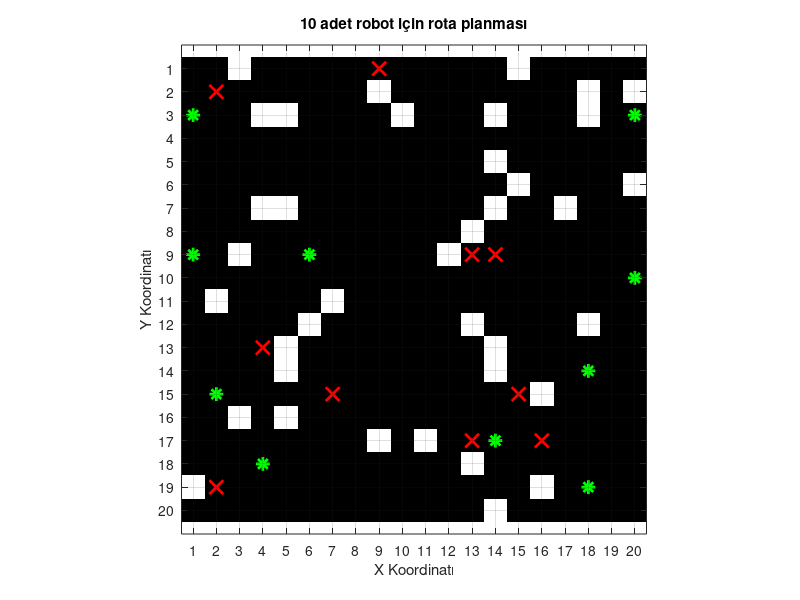

Reproduce this figure in MATLAB. (Note: this script raises an error after producing the figure.)

% Harita boyutlarını giriyorum
haritaBoyutu = [20, 20];
map = zeros(haritaBoyutu); % 0: boş alan, 1: engel

% Haritaya rastgele konumlu engeller ekliyorum
engelSayisi = 40;   % Engel sayısı
for i = 1:engelSayisi
    x = randi(haritaBoyutu(1));  % x ini rastgele alıyorum
    y = randi(haritaBoyutu(2));  % y sini rastgele alıyorum
    map(x, y) = 1; % Engel yerleştir
end

% 10 robot için başlangıç ve hedef noktaları belirliyorum
robotSayisi = 10;
baslangicPozisyonu = zeros(robotSayisi, 2); % 10x2 lik bir matris oluşturur ve her robotun başlangıç x y koordinatları tutulur
hedefPozisyon = zeros(robotSayisi, 2); % % 10x2 lik bir matris oluşturur ve her robotun hedef x y koordinatları tutulur

for i = 1 : robotSayisi
    % Rastgele başlangıç noktası belirliyorum ve engelin üzerinde mi diye
    % kontrol ediyorum 
    while true
        basNokta = [randi(haritaBoyutu(1)), randi(haritaBoyutu(2))];
        if map(basNokta(1), basNokta(2)) == 0
            baslangicPozisyonu(i, :) = basNokta;
            break;
        end
    end
    
    % Rastgele hedef noktası belirliyorum ve engelin üzerinde mi diye
    % kontol ediyorum
    while true
        hedefNokta = [randi(haritaBoyutu(1)), randi(haritaBoyutu(2))];
        if map(hedefNokta(1), hedefNokta(2)) == 0
            hedefPozisyon(i, :) = hedefNokta;
            break;
        end
    end
end

% Haritayı görselleştiriyorum
figure('Position', [100, 100, 1000, 1000]); % pencere oluşturuyorum
imagesc(map); colormap(gray); axis equal;
hold on;

% her robotun başlangıç ve hedef noktalarını çiziyorum
for j = 1:robotSayisi
    plot(baslangicPozisyonu(j, 2), baslangicPozisyonu(j, 1), '*g', 'MarkerSize', 10, 'LineWidth', 2); % Başlangıç
    plot(hedefPozisyon(j, 2), hedefPozisyon(j, 1), 'xr', 'MarkerSize', 10, 'LineWidth', 2); % Hedef
end

% Izgara görünümü ve başlık ekliyorum
grid on;
xticks(1 : haritaBoyutu(2));
yticks(1 : haritaBoyutu(1));
title('10 adet robot için rota planması');
xlabel('X Koordinatı');
ylabel('Y Koordinatı');

yollar = cell(1, robotSayisi); 
renkler = hsv(robotSayisi);  % yolların renklerin veriyorum

L = 0.5;  % Tekerlekler arasındaki mesafeyi giriyorum metre cinsinden
maxhiz = 0.05;  % maksimum hız degerim
maxIvme = 0.05;  % maksimum ivme degerim
yolSuresi = 50;  % robotların hareket süresini giriyorum

% Her robot için yol planlama
for j = 1 : robotSayisi
    yollar{j} = aStar(map, baslangicPozisyonu(j, :), hedefPozisyon(j, :));
end

% Hız profilleri ve tekerlek hızlarını hesaplıyorum
v = cell(1, robotSayisi);
w = cell(1, robotSayisi);
sol_hiz = cell(1, robotSayisi);  % Her robot için sol tekerlek hızlarını saklayacak
sag_hiz = cell(1, robotSayisi);  % Her robot için sağ tekerlek hızlarını saklayacak

for j = 1 : robotSayisi
    if ~isempty(yollar{j})
        % Hız profillerini oluşturuyorum
        [v{j}, w{j}] = hizProfiliniOlustur(baslangicPozisyonu(j, :), hedefPozisyon(j, :), maxhiz, maxIvme, yolSuresi);
        
        % Tekerlek hızlarını hesaplıyorum
        [sol_hiz{j}, sag_hiz{j}] = tekerlekHiziniHesapla(v{j}, w{j}, L);
    else
        disp(['Robot ', num2str(j), ' için bir yol bulunamadı.']);
    end
end

% Robotları aynı anda hareket ettirmek için animasyon simülasyonu
maxUzunluk = max(cellfun(@length, yollar)); % En uzun yolun uzunluğunu buluyorum
for n = 1:maxUzunluk
    for j = 1 : robotSayisi
        % Robotu güncelle
        if ~isempty(yollar{j}) && n <= length(yollar{j})
            % Robotun yolunu çiz
            plot(yollar{j}(n, 2), yollar{j}(n, 1), 'o', 'Color', renkler(j, :), 'MarkerSize', 5, 'LineWidth', 2);
        end
    end
    pause(0.5);
end

title('10 Robot için Yol Planlama');

% Her robotun hız profillerini tek bir grafikte gösteriyorum
figure('Position', [100, 100, 1200, 800]); 
hold on;

% Her robotun hız profilini çiz
for j = 1 : robotSayisi
    if ~isempty(v{j}) && ~isempty(w{j})
        plot(linspace(0, yolSuresi, 100), v{j}, 'DisplayName', ['Robot ', num2str(j), ' - Çizgisel Hız'], 'LineWidth', 2); % Doğrusal hız
        plot(linspace(0, yolSuresi, 100), w{j}, 'DisplayName', ['Robot ', num2str(j), ' - Açısal Hız'], 'LineWidth', 2); % Açısal hız
    end
end

% Grafik özelliklerini ayarlıyorum
title('Robotların Hız Profilleri');
xlabel('Zaman (saniye)');
ylabel('Hız (m/s veya rad/s)');
legend show;
grid on;
hold off;

% Astar fonksiyonu ile rotayı belirliyorum
function path = aStar(map, basNokta, hedefNokta)
    [rows, cols] = size(map);
    moves = [0 1; 1 0; 0 -1; -1 0]; % 4 komşu
    openList = struct('pos', basNokta, 'g', 0, 'h', yolMaliyetiHesapla(basNokta, hedefNokta), 'parent', []); 
    closedList = [];
    
    while ~isempty(openList)
        [~, idx] = min(arrayfun(@(x) x.g + x.h, openList));
        suanlik = openList(idx);
        if isequal(suanlik.pos, hedefNokta)
            path = yenidenYolYapimi(closedList, suanlik);
            return;
        end
        
        closedList = [closedList, suanlik];
        openList(idx) = [];
        
        for j = 1:size(moves, 1)
            komsuNokta = suanlik.pos + moves(j, :);
            if komsuNokta(1) < 1 || komsuNokta(1) > rows || ...
               komsuNokta(2) < 1 || komsuNokta(2) > cols || ...
               map(komsuNokta(1), komsuNokta(2)) == 1 || ...
               any(arrayfun(@(x) isequal(x.pos, komsuNokta), closedList))
                continue;
            end
            
            maliyet = suanlik.g + 1;
            acikMi = false;
            for j = 1:length(openList)
                if isequal(openList(j).pos, komsuNokta)
                    acikMi = true;
                    if maliyet < openList(j).g
                        openList(j).g = maliyet;
                        openList(j).parent = suanlik;
                    end
                    break;
                end
            end
            
            if ~acikMi
                openList = [openList, struct('pos', komsuNokta, 'g', maliyet, ...
                                             'h', yolMaliyetiHesapla(komsuNokta, hedefNokta), ...
                                             'parent', suanlik)];
            end
        end
    end
    
    path = [];
end

function h = yolMaliyetiHesapla(pozisyon, hedef)
    h = abs(pozisyon(1) - hedef(1)) + abs(pozisyon(2) - hedef(2)); 
end

function yol = yenidenYolYapimi(~, suanlik)
    yol = suanlik.pos;
    while ~isempty(suanlik.parent)
        suanlik = suanlik.parent;
        yol = [suanlik.pos; yol];
    end
end

function [v, w] = hizProfiliniOlustur(baslangicPozisyonu, hedefPozisyonu, maxhiz, maxIvme, yolSuresi)
    % Başlangıç ve hedef noktası arasındaki mesafeyi basitçe hesaplıyorum
    mesafe = norm(hedefPozisyonu - baslangicPozisyonu);
    
    % Hız profili oluşturmak için adım sayısını ve adım süresini alıyorum
    adimSayisi = 100;
    adimSuresi = yolSuresi / adimSayisi;  
    
    % Hız profili yani çizgisel ve açısal hız oluşturuyorum
    v = linspace(0, maxhiz, adimSayisi);  % çizgisel hız degerini hesaplıyorum
    w = linspace(0, maxhiz / mesafe, adimSayisi);  % Açısal hız degerini hesapliyorum 
end


function [sol_hiz, sag_hiz] = tekerlekHiziniHesapla(v, w, L)
    % Sol ve sağ tekerlek hızlarını hesaplıyorum
    sol_hiz = v - ((w * L) / 2);
    sag_hiz = v + ((w * L) / 2);
end


% Çakışan robotları kontrol edip ekranda gösteriyorum
function cakismalariKontrolEt(yollar, robotSayisi)
    cakisiyor = [];
    for i = 1:robotSayisi-1
        for j = i+1:robotSayisi
            % İki robotun yollarının çakışıp çakışmadığını kontrol et
            cakisma = intersect(yollar{i}, yollar{j}, 'rows');
            if ~isempty(cakisma)
                cakisiyor = [cakisiyor; i, j];
            end
        end
    end
    
    % Çakışan robotları yazdır
    if ~isempty(cakisiyor)
        figure('Position', [100, 100, 600, 400]);
        hold on;
        for k = 1:size(cakisiyor, 1)
            text(0.5, 0.9-k*0.1, ['Robot ', num2str(cakisiyor(k, 1)), ' ile Robot ', num2str(cakisiyor(k, 2))], ...
                 'FontSize', 14, 'HorizontalAlignment', 'center');
        end
        axis off;
        title('Yolları Çakışan Robotlar');
    else
        disp('Çakışan hiç robot yok.');
    end
end

% Çakışan robotları kontrol et
cakismalariKontrolEt(yollar, robotSayisi);

